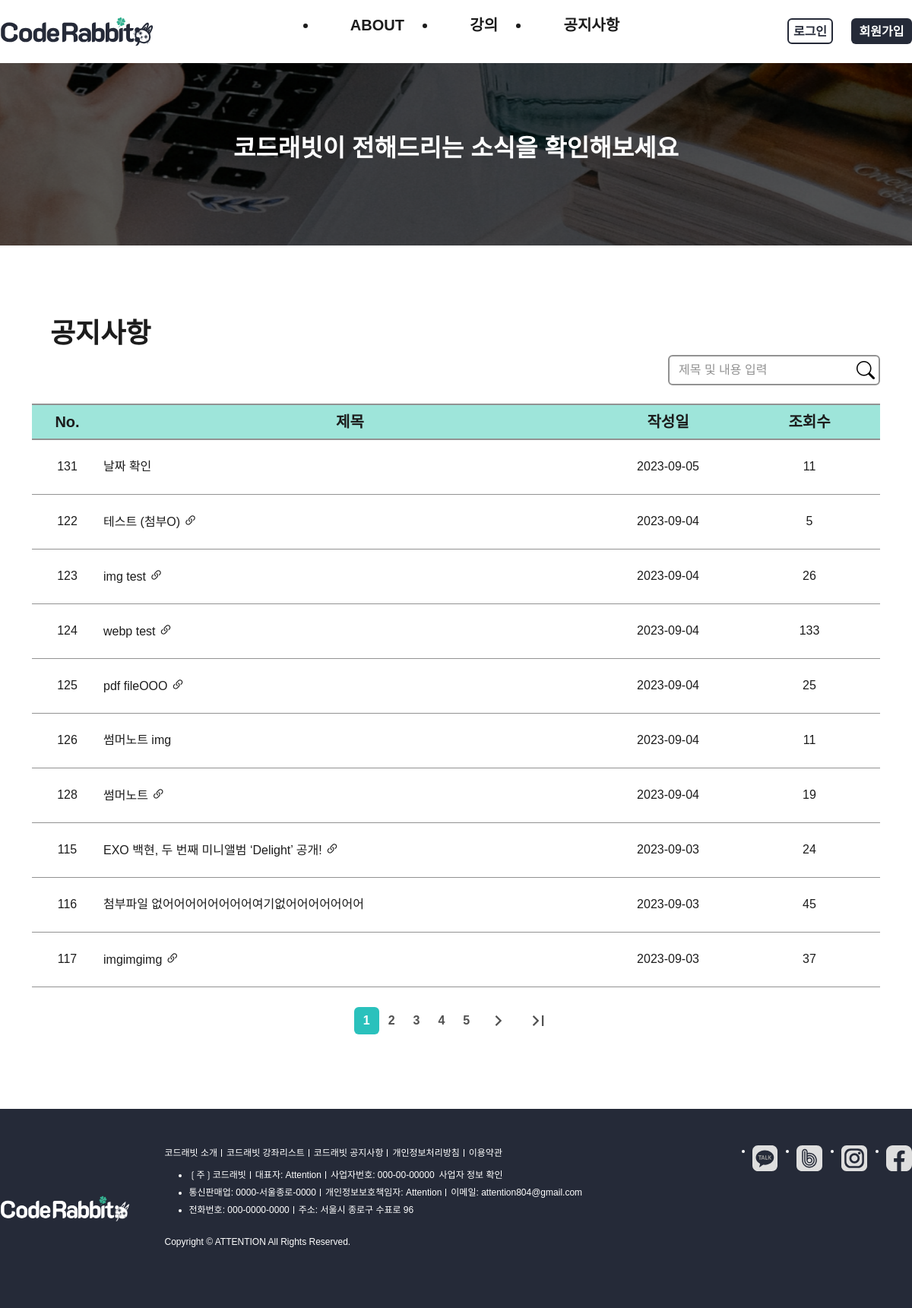
The page /user/notice.php on the database its author committed.
### tables this page shows
CREATE TABLE `notice` (
  `idx` int(11) NOT NULL,
  `title` varchar(100) NOT NULL COMMENT '글 제목',
  `content` text NOT NULL COMMENT '글 내용',
  `regdate` date NOT NULL COMMENT '작성날짜',
  `hit` int(10) DEFAULT NULL,
  `file` varchar(100) DEFAULT NULL COMMENT '첨부파일'
);

### admin/inc/pagenation.php (called while the page is built, shortened)
<?php
      $statLimit = ($pageNumber-1)*$pageCount;
      $endLimit = $pageCount;
      $search = $_GET['search'] ?? '';
      $pagesql = "SELECT COUNT(*) AS cnt FROM ".$table." WHERE 1=1".$search_where;
      $page_result = $mysqli->query($pagesql);
      $page_row = $page_result->fetch_object();
      $row_num = $page_row->cnt;
      $block_ct = 5;
      $block_num = ceil($pageNumber/$block_ct);
      $block_start = (($block_num -1)*$block_ct) + 1;
      $block_end = $block_start + $block_ct -1;
      $total_page = ceil($row_num/$pageCount);
      $total_block = ceil($total_page/$block_ct);
      $sql = "SELECT * FROM ".$table." WHERE 1=1";
      $sql .= $search_where;
      $order = " order by regdate desc";
      $limit = " limit $statLimit, $endLimit";
      $query = $sql.$order.$limit;
      $result = $mysqli -> query($query);
      while($rs = $result -> fetch_object()){
        $rsc[] = $rs;
      }
?>

### user/notice.php (the view, shortened to what this page needs)
<?php
  require_once $_SERVER['DOCUMENT_ROOT'].'/attention_renewal/user/inc/header.php';
  $pageNumber = $_GET['pageNumber'] ?? 1;
  $pageCount = $_GET['pageCount'] ?? 10;
  $table = "notice";
  include_once $_SERVER['DOCUMENT_ROOT'].'/attention_renewal/admin/inc/pagenation.php';
?>
<link rel="stylesheet" href="/attention_renewal/user/css/notice.css">
<main>
  <div class="banner d-flex align-items-center justify-content-center">
    <p class="white tt_01">코드래빗이 전해드리는 소식을 확인해보세요</p>
  </div>
  <section class="container sub_mg_t sub_mg_b">
    <h2 class="tt_01 ms-4">공지사항</h2>
    <form action="notice.php" id="search_form" class="text-end">
      <div class="search col-3">
        <input type="text" name="search" id="search" class="form-control" placeholder="제목 및 내용 입력">
        <button type="submit"><i class="bi bi-search icon_mint"></i></button>
      </div>
    </form>
    <form action="notice.php">
      <table class="mt-4">
        <thead>
          <tr class="board_hd text1 text-center fw-bold mint_bg_back d-flex align-items-center">
            <th scope="col" class="col-1">No&#46;</th>
            <th scope="col" class="col-7">제목</th>
            <th scope="col" class="col-2">작성일</th>
            <th scope="col" class="col-2">조회수</th>
          </tr>
        </thead>
        <tbody>
          <?php
            if(isset($rsc)){
              foreach($rsc as $item){
          ?>
          <tr class="board_bd d-flex align-items-center" data-id="<?= $item -> idx; ?>">
            <td class="text-center col-1"><?= $item -> idx; ?></td>
            <td class="col-7 icon_mint">
              <a href="#">
                <?= $item->title; ?>
                <?php if ($item->file): ?>
                  <i class="bi bi-link-45deg"></i>
                <?php endif; ?>
              </a>
            </td>
            <td class="text-center col-2"><?= $item -> regdate; ?></td>
            <td class="text-center col-2"><?= $item -> hit; ?></td>
          </tr>
          <?php
            }
          } else {
          ?>
          <tr>
            <td colspan="12" class="text-center board_bd">조회 결과가 없습니다.</td>
          </tr>
          <?php
            }
          ?>
        </tbody>
      </table>
      <nav aria-label="페이지네이션" class="space">
        <ul class="pagination justify-content-center align-items-center">
          <?php
            for($i=$block_start;$i<=$block_end;$i++){
              if($pageNumber == $i){
                echo "<li class=\"page-item active\" aria-current=\"page\"><a href=\"?pageNumber={$i}\" class=\"page-link\">{$i}</a></li>";
              }else{
                echo "<li class=\"page-item\"><a href=\"?pageNumber={$i}&search={$search}\" class=\"page-link\">{$i}</a></li>";
              }
            }
            if($pageNumber<$total_page){
              if($total_block > $block_num){
                $next = $block_num * $block_ct + 1;
                echo "<li class=\"page-item\"><a href=\"?pageNumber={$next}&search={$search}\" class=\"page-link\"><i class=\"material-symbols-outlined icon_mint\">chevron_right</i></a></li>";
              }
              echo "<li class=\"page-item\"><a href=\"?pageNumber={$total_page}&search={$search}\" class=\"page-link\"><i class=\"material-symbols-outlined icon_mint\">last_page</i></a></li>";
            }
          ?>
        </ul>
      </nav>
    </form>
  </section>
</main>
<?php
  require_once $_SERVER['DOCUMENT_ROOT'].'/attention_renewal/user/inc/footer.php';
?>

### user/inc/header.php (shortened to what this page needs)
<!DOCTYPE html>
<html lang="en">
<head>
  <link rel="stylesheet" href="https://cdn.jsdelivr.net/npm/bootstrap@5.3.1/dist/css/bootstrap.min.css">
  <link rel="stylesheet" href="https://cdn.jsdelivr.net/npm/bootstrap-icons@1.7.1/font/bootstrap-icons.css">
  <link rel="stylesheet" href="https://cdnjs.cloudflare.com/ajax/libs/font-awesome/6.4.0/css/all.min.css">
  <link rel="stylesheet" href="//code.jquery.com/ui/1.13.2/themes/base/jquery-ui.css">
  <link rel="stylesheet" href="/attention_renewal/user/css/common.css">
  <link rel="stylesheet" href="/attention_renewal/user/css/footer.css">
</head>
<body>
  <header>
    <nav class="d-flex justify-content-between align-items-center container_cr">
      <h1>
        <a href="/attention_renewal/user/index.php">
          <img src="/attention_renewal/user/img/main/coderabbit_logo.svg" alt="코드래빗 로고">
        </a>
      </h1>
      <ul class="d-flex align-items-center menu-list text1 fw-bold">
        <li><a href="#">ABOUT</a></li>
        <li><a href="/attention_renewal/user/product_whole_list.php">강의</a></li>
        <li><a href="/attention_renewal/user/notice.php">공지사항</a></li>
      </ul>
      <?php
        if(isset($_SESSION['UID'])){
      ?>
      <div class="d-flex justify-content-between login-ok-btn gap">
        <a href="/attention_renewal/user/cart/cart.php" class="d-flex align-items-center">
          <i class="bi bi-cart3 icon_mint"></i>
        </a>
        <div class="d-flex align-items-center main_admin position-relative">
          <a href="#"><i class="bi material-symbols-outlined icon_mint">face</i></a>
          <div class="login_mypage radius_medium p-4">
            <div class="login_content d-flex flex-column justify-content-between">
              <div class="login_box d-flex flex-column align-items-center">
                <div class="login_top d-flex flex-column align-items-center">
                  <h2 class="text2"><?= $_SESSION['UNAME']; ?> 님</h2>
                  <div class="thumbnail d-flex align-items-center">
                    <img src="/attention_renewal/user/img/main/piskel_rabbit.png" alt="프로필">
                  </div>
                </div>
                <div class="login_icon_box d-flex justify-content-between">
                  <a href="/attention_renewal/user/coupon.php" class="col"><i class="bi bi-ticket-perforated"></i><span>쿠폰함</span></a>
                  <a href="/attention_renewal/user/my_class.php" class="col"><i class="bi bi-mortarboard"></i><span>내 강의실</span></a>
                </div>
              </div>
              <div class="login_bot text-end icon_red mt-3 text5">
                <a href="/attention_renewal/user/logout.php">로그아웃</a>
              </div>
            </div>
          </div>
        </div>
      </div>
      <?php
        } else {
      ?>
      <div class="d-flex justify-content-between login-btn">
        <a href="/attention_renewal/user/login.php" class="btn btn-outline-primary">로그인</a>
        <a href="/attention_renewal/user/member/signup.php" class="btn btn-dark-blue icon_red_baisc">회원가입</a>
      </div>
      <?php
        }
      ?>
    </nav>
  </header>

### user/inc/footer.php (shortened to what this page needs)
<?php
  require_once $_SERVER['DOCUMENT_ROOT'].'/attention_renewal/user/inc/header.php';
?>
<footer class="white dark_blue_back">
    <div class="container_cr d-flex justify-content-between">
      <div class="d-flex align-items-center">
        <img src="/attention_renewal/user/img/main/footer_coderabbit_logo.svg" alt="코드래빗 로고">
      </div>
      <address>
        <p><a href="#">코드래빗 소개</a><a href="/attention_renewal/user/product_whole_list.php">코드래빗 강좌리스트</a><a href="/attention_renewal/user/notice.php">코드래빗 공지사항</a><a href="#">개인정보처리방침</a><a href="#">이용약관</a></p>
        <ul>
          <li><span>&lbbrk;주&rbbrk;코드래빗</span><span>대표자&#58; Attention</span><span class="business_number">사업자번호&#58; 000&#45;00&#45;00000</span><a href="#" class="business_address">사업자 정보 확인</a></li>
          <li><span>통신판매업&#58; 0000&#45;서울종로&#45;0000</span><span>개인정보보호책임자&#58; Attention</span><span>이메일&#58; <a href="mailto:attention804@gmail.com">attention804&commat;gmail.com</a></span></li>
          <li><span>전화번호&#58; 000&#45;0000&#45;0000</span><span>주소&#58; 서울시 종로구 수표로 96 </span></li>
        </ul>
        <p class="copyright">Copyright &copy; ATTENTION All Rights Reserved&#46;</p>
      </address>
      <ul class="footer_sns d-flex">
        <li><a href="#"><img src="/attention_renewal/user/img/main/footer_kakaotalk_logo.svg" alt="kakaotalk logo"></a></li>
        <li><a href="#"><img src="/attention_renewal/user/img/main/footer_band_logo.svg" alt="band logo"></a></li>
        <li><a href="#"><img src="/attention_renewal/user/img/main/footer_instagram_logo.svg" alt="instagram logo"></a></li>
        <li><a href="#"><img src="/attention_renewal/user/img/main/footer_facebook_logo.svg" alt="facebook logo"></a></li>
      </ul>
    </div>
  </footer>
</body>
</html>

### user/css/common.css (style rules this page uses)
:root { --base-unit: 24px; --bs-border-color: var(--gray); --bs-border-width: 2px; --tt-size-00: 48px; --tt-size-01: 36px; --tt-size-02: 28px; --tt-size-03: 24px; --text1-size: 20px; --text2-size: 18px; --text3-size: 16px; --text4-size: 15px; --text5-size: 14px; --text6-size: 12px; --bs-body-color: #1c1c1c; --white: #fff; --black: #1c1c1c; --dark-gray: #505050; --gray: #929292; --light-gray: #dedede; --blue-Gray: #E6ECEC; --dark-blue: #252a38; --mint: #2ac1bc; --green: #32AF8F; --mint-bg: #9EE5DA; --red: #e95b5a; --orange: #f1511e; --mint-focus: 0px 0px 0px 5px rgba(42, 193, 188, 0.35); --card-shadow: 2px 3px 15px 0px rgba(0, 0, 0, 0.15); --gap-unit: 24px; }
a { color: var(--dark); text-decoration: none; }
img { width: 100%; vertical-align: top; object-fit: cover; }
body { color: var(--black); font-family: 'Pretendard', sans-serif; font-size: var(--text3-size); }
.space { border-top: var(--base-unit) solid transparent; }
.container_cr { max-width: 1272px; margin: 0 auto; }
.sub_mg_t { margin-top: calc(var(--base-unit)*4); }
.sub_mg_b { margin-bottom: calc(var(--base-unit)*4); }
.tt_01 { font-size: var(--tt-size-01); font-weight: bold; line-height: 40px; }
.text1 { font-size: var(--text1-size); font-weight: 400; }
.white { color:var(--white); }
.dark_blue_back { background:var(--dark-blue); }
.mint_bg_back { background:var(--mint-bg); }
i.bi { color: var(--dark); font-size: 24px; }
i.material-symbols-outlined { color: var(--dark); font-size: 28px; vertical-align: bottom; }
input.form-control::placeholder { color: var(--gray); }
.search { position: relative; display: inline-block; }
.search input { padding-right: 35px; }
.search button { position: absolute; padding: 1px 5px 0; top: 6px; right: 2px; }
button { background: transparent; border: none; }
.btn { --bs-btn-font-weight: 600; }
.btn-outline-primary { --bs-btn-color: var(--dark-blue); --bs-btn-border-color: var(--dark-blue); --bs-btn-hover-color: var(--mint); --bs-btn-active-bg: var(--mint); --bs-btn-active-border-color: var(--mint); --bs-btn-hover-bg: transparent; --bs-btn-hover-border-color: var(--mint); }
.btn-dark-blue { --bs-btn-hover-color: var(--white); --bs-btn-color: var(--white); --bs-btn-bg: var(--dark-blue); --bs-btn-hover-bg: var(--mint); --bs-btn-hover-border-color: var(--mint); }
.pagination { font-weight: 600; --bs-pagination-bg: transparent; --bs-pagination-hover-color: var(--gray); --bs-pagination-hover-bg: transparent; --bs-pagination-focus-color: var(--mint); --bs-pagination-focus-box-shadow: transparent; --bs-pagination-focus-bg: transparent; --bs-pagination-active-bg: var(--mint); --bs-pagination-active-border-color: var(--mint); --bs-pagination-disabled-color: var(--light-gray); --bs-pagination-disabled-bg: transparent; }
.page-link { line-height: 1.5; color: var(--dark-gray); border-radius: var(--bs-border-radius); border: transparent; margin: 0 0.125rem; }
header { box-shadow: 0 2px 4px 0 hsla(0,0%,80.8%,.5); }
header .menu-list li { padding: 0 calc(var(--gap-unit)*1.8); }
header .login-btn { gap: var(--gap-unit); }
header .login-btn a { display: inline-block; width: 60px; height: 34px; padding: 0; line-height: 32px; }
header .login-btn a+a { width: 80px; }

### user/css/footer.css (style rules this page uses)
footer { padding: 48px 0; font-size: 12px; font-weight: 400; line-height: normal; }
footer address { width: 702px; }
footer address p:first-child { margin-bottom: 12px; }
footer address p:last-child { margin-top: 28px; }
footer address ul li+li { margin-top: 6px; }
footer address a, footer address span { position: relative; }
footer address a:after, footer address span:after { content: '' ; display: inline-block; position: absolute; top: 50%; right: -6px; transform: translateY(-50%); height: 10px; border-right: 1px solid var(--white); background: var(--white); }
footer address a, footer address ul span { margin: 0 6px; }
footer address a:first-child, footer address span:first-child, .business_address { margin-left: 0; }
footer address a:last-child:after, footer address span:last-child:after, .business_number:after { content: none; }
footer .footer_sns { gap: 25px; }

### rows shown on the page
notice: idx "131", title "날짜 확인", regdate "2023-09-05", hit "11"
notice: idx "122", title "테스트 (첨부O)", regdate "2023-09-04", hit "5"
notice: idx "123", title "img test", regdate "2023-09-04", hit "26"
notice: idx "124", title "webp test", regdate "2023-09-04", hit "133"
notice: idx "125", title "pdf fileOOO", regdate "2023-09-04", hit "25"
notice: idx "126", title "썸머노트 img", regdate "2023-09-04", hit "11"
notice: idx "128", title "썸머노트", regdate "2023-09-04", hit "19"
notice: idx "115", title "EXO 백현, 두 번째 미니앨범 ‘Delight’ 공개!", regdate "2023-09-03", hit "24"
notice: idx "116", title "첨부파일 없어어어어어어어어여기없어어어어어어어", regdate "2023-09-03", hit "45"
notice: idx "117", title "imgimgimg", regdate "2023-09-03", hit "37"
